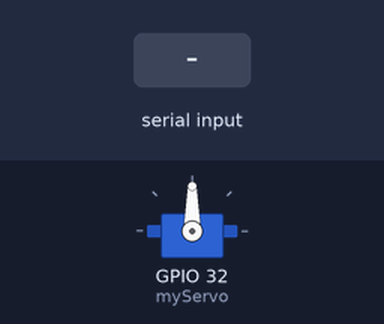
The sketch below on a simulated ESP32. Parts: servo. Inputs (shaded band) come from the test bench. What the sketch prints to the serial monitor is not drawn.

Above: at 1.2 s.
1.3 s: "C\n" received over Serial
At 1.7 s:
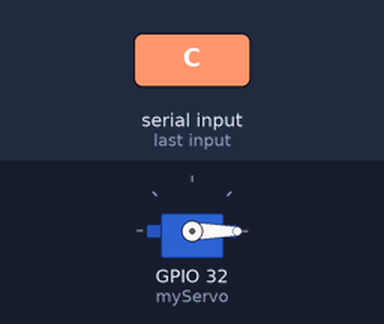
2.8 s: "20\n" received over Serial
At 4.0 s:
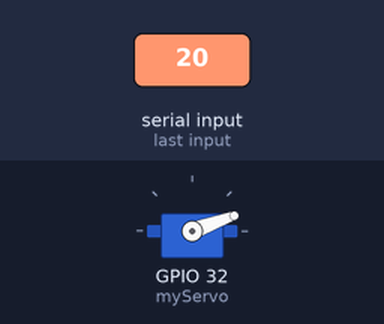
4.3 s: "40\n" received over Serial
At 5.2 s:
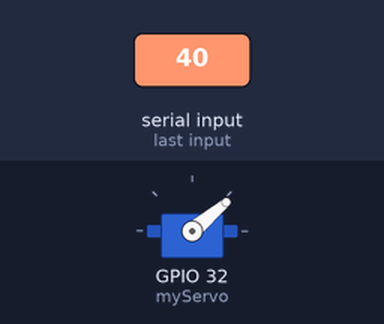
5.8 s: "60\n" received over Serial
At 6.4 s:
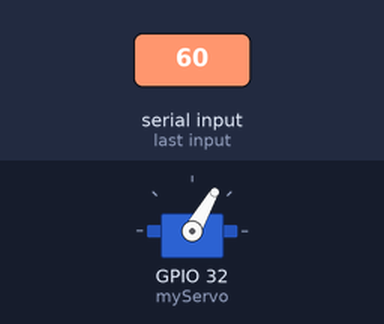
Timing chart, 0 to 8.3 s (numbered marks = the images above; inputs shaded):
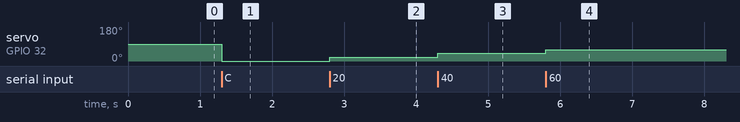

The sketch:

link-python.ino
```cpp
#include <ESP32Servo.h>

Servo myServo;


void setup() {
  // put your setup code here, to run once:
  Serial.begin(9600);
  myServo.attach(32);
}

void loop() {
  // put your main code here, to run repeatedly:
  if (Serial.available() > 0) {
    String angel = Serial.readStringUntil('\n');
    angel.trim();
    // Serial.print(angel);
    if (angel == "C") {
      myServo.write(0);
      Serial.print("0");
    } else if (angel == "10") {
      myServo.write(10);
      Serial.print("10");
    } else if (angel == "20") {
      myServo.write(20);
      Serial.print("20");
    } else if (angel == "30") {
      myServo.write(30);
      Serial.print("30");
    } else if (angel == "40") {
      myServo.write(40);
      Serial.print("40");
    } else if (angel == "50") {
      myServo.write(50);
      Serial.print("50");
    } else if (angel == "60") {
      myServo.write(60);
      Serial.print("60");
    } else if (angel == "70") {
      myServo.write(70);
      Serial.print("70");
    } else if (angel == "80") {
      myServo.write(80);
      Serial.print("80");
    } else if (angel == "90") {
      myServo.write(90);
      Serial.print("90");
    }
  }


}
```

Measured:
- after the input at 1.3 s, servo on GPIO 32 (myServo): 90° → 0° at once
- after the input at 2.8 s, servo on GPIO 32 (myServo): 0° → 20° at once
- after the input at 4.3 s, servo on GPIO 32 (myServo): 20° → 40° at once
- after the input at 5.8 s, servo on GPIO 32 (myServo): 40° → 60° at once
